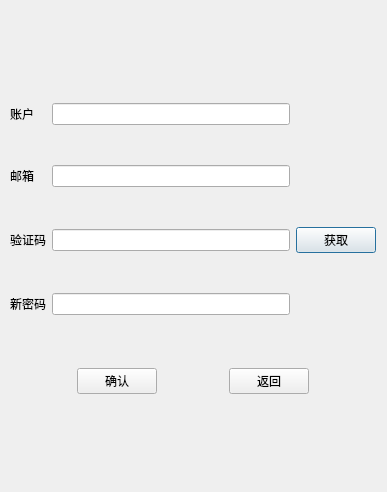
<?xml version="1.0" encoding="UTF-8"?>
<ui version="4.0">
 <class>ResetPwdDlg</class>
 <widget class="QDialog" name="ResetPwdDlg">
  <property name="geometry">
   <rect>
    <x>0</x>
    <y>0</y>
    <width>387</width>
    <height>492</height>
   </rect>
  </property>
  <property name="maximumSize">
   <size>
    <width>480</width>
    <height>600</height>
   </size>
  </property>
  <property name="windowTitle">
   <string>Dialog</string>
  </property>
  <widget class="QWidget" name="">
   <property name="geometry">
    <rect>
     <x>10</x>
     <y>20</y>
     <width>366</width>
     <height>421</height>
    </rect>
   </property>
   <layout class="QVBoxLayout" name="verticalLayout">
    <item>
     <spacer name="verticalSpacer_2">
      <property name="orientation">
       <enum>Qt::Vertical</enum>
      </property>
      <property name="sizeHint" stdset="0">
       <size>
        <width>20</width>
        <height>40</height>
       </size>
      </property>
     </spacer>
    </item>
    <item>
     <widget class="QWidget" name="widget" native="true">
      <property name="minimumSize">
       <size>
        <width>0</width>
        <height>30</height>
       </size>
      </property>
      <widget class="QWidget" name="horizontalLayoutWidget">
       <property name="geometry">
        <rect>
         <x>10</x>
         <y>0</y>
         <width>351</width>
         <height>31</height>
        </rect>
       </property>
       <layout class="QHBoxLayout" name="horizontalLayout_3">
        <item>
         <widget class="QLabel" name="err_tip_lbl">
          <property name="text">
           <string/>
          </property>
          <property name="alignment">
           <set>Qt::AlignCenter</set>
          </property>
         </widget>
        </item>
       </layout>
      </widget>
     </widget>
    </item>
    <item>
     <layout class="QGridLayout" name="gridLayout">
      <property name="verticalSpacing">
       <number>40</number>
      </property>
      <item row="2" column="0">
       <widget class="QLabel" name="vertify_code_lbl">
        <property name="text">
         <string>验证码</string>
        </property>
       </widget>
      </item>
      <item row="2" column="1">
       <widget class="QLineEdit" name="vertify_code_edit"/>
      </item>
      <item row="2" column="2">
       <widget class="QPushButton" name="get_code_btn">
        <property name="text">
         <string>获取</string>
        </property>
       </widget>
      </item>
      <item row="1" column="1">
       <widget class="QLineEdit" name="email_edit"/>
      </item>
      <item row="3" column="0">
       <widget class="QLabel" name="new_pwd_lbl">
        <property name="text">
         <string>新密码</string>
        </property>
       </widget>
      </item>
      <item row="0" column="0">
       <widget class="QLabel" name="user_lbl">
        <property name="text">
         <string>账户</string>
        </property>
       </widget>
      </item>
      <item row="3" column="1">
       <widget class="QLineEdit" name="new_pwd_edit"/>
      </item>
      <item row="0" column="1">
       <widget class="QLineEdit" name="user_edit"/>
      </item>
      <item row="1" column="0">
       <widget class="QLabel" name="email_lbl">
        <property name="text">
         <string>邮箱</string>
        </property>
       </widget>
      </item>
     </layout>
    </item>
    <item>
     <spacer name="verticalSpacer_3">
      <property name="orientation">
       <enum>Qt::Vertical</enum>
      </property>
      <property name="sizeHint" stdset="0">
       <size>
        <width>20</width>
        <height>40</height>
       </size>
      </property>
     </spacer>
    </item>
    <item>
     <layout class="QHBoxLayout" name="horizontalLayout_2">
      <item>
       <spacer name="horizontalSpacer_3">
        <property name="orientation">
         <enum>Qt::Horizontal</enum>
        </property>
        <property name="sizeHint" stdset="0">
         <size>
          <width>40</width>
          <height>20</height>
         </size>
        </property>
       </spacer>
      </item>
      <item>
       <widget class="QPushButton" name="confirm_btn">
        <property name="text">
         <string>确认</string>
        </property>
       </widget>
      </item>
      <item>
       <spacer name="horizontalSpacer">
        <property name="orientation">
         <enum>Qt::Horizontal</enum>
        </property>
        <property name="sizeHint" stdset="0">
         <size>
          <width>40</width>
          <height>20</height>
         </size>
        </property>
       </spacer>
      </item>
      <item>
       <widget class="QPushButton" name="return_btn">
        <property name="text">
         <string>返回</string>
        </property>
       </widget>
      </item>
      <item>
       <spacer name="horizontalSpacer_2">
        <property name="orientation">
         <enum>Qt::Horizontal</enum>
        </property>
        <property name="sizeHint" stdset="0">
         <size>
          <width>40</width>
          <height>20</height>
         </size>
        </property>
       </spacer>
      </item>
     </layout>
    </item>
    <item>
     <spacer name="verticalSpacer">
      <property name="orientation">
       <enum>Qt::Vertical</enum>
      </property>
      <property name="sizeHint" stdset="0">
       <size>
        <width>20</width>
        <height>40</height>
       </size>
      </property>
     </spacer>
    </item>
   </layout>
  </widget>
 </widget>
 <resources/>
 <connections/>
</ui>
